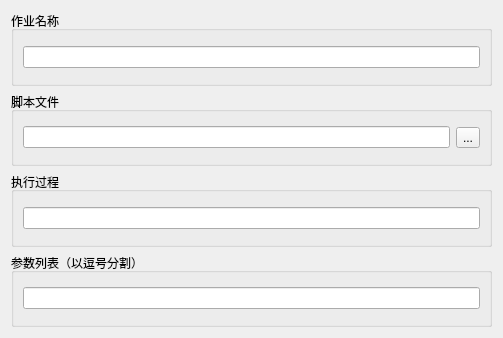
<?xml version="1.0" encoding="UTF-8"?>
<ui version="4.0">
 <class>WidgetJobFile</class>
 <widget class="QWidget" name="WidgetJobFile">
  <property name="geometry">
   <rect>
    <x>0</x>
    <y>0</y>
    <width>503</width>
    <height>338</height>
   </rect>
  </property>
  <property name="windowTitle">
   <string>Form</string>
  </property>
  <layout class="QVBoxLayout" name="verticalLayout">
   <item>
    <widget class="QGroupBox" name="groupBoxJobName">
     <property name="title">
      <string>作业名称</string>
     </property>
     <layout class="QHBoxLayout" name="horizontalLayout_4">
      <item>
       <widget class="QLineEdit" name="lineEditJobName"/>
      </item>
     </layout>
    </widget>
   </item>
   <item>
    <widget class="QGroupBox" name="groupBoxFileName">
     <property name="title">
      <string>脚本文件</string>
     </property>
     <layout class="QHBoxLayout" name="horizontalLayout">
      <item>
       <widget class="QLineEdit" name="lineEditFileName"/>
      </item>
      <item>
       <widget class="QToolButton" name="toolButtonSelectFile">
        <property name="text">
         <string>...</string>
        </property>
       </widget>
      </item>
     </layout>
    </widget>
   </item>
   <item>
    <widget class="QGroupBox" name="groupBoxMethodName">
     <property name="title">
      <string>执行过程</string>
     </property>
     <layout class="QHBoxLayout" name="horizontalLayout_2">
      <item>
       <widget class="QLineEdit" name="lineEditMethodName"/>
      </item>
     </layout>
    </widget>
   </item>
   <item>
    <widget class="QGroupBox" name="groupBoxParams">
     <property name="title">
      <string>参数列表（以逗号分割）</string>
     </property>
     <layout class="QHBoxLayout" name="horizontalLayout_3">
      <item>
       <widget class="QLineEdit" name="lineEditParams"/>
      </item>
     </layout>
    </widget>
   </item>
  </layout>
 </widget>
 <tabstops>
  <tabstop>lineEditJobName</tabstop>
  <tabstop>lineEditFileName</tabstop>
  <tabstop>toolButtonSelectFile</tabstop>
  <tabstop>lineEditMethodName</tabstop>
  <tabstop>lineEditParams</tabstop>
 </tabstops>
 <resources/>
 <connections/>
</ui>
